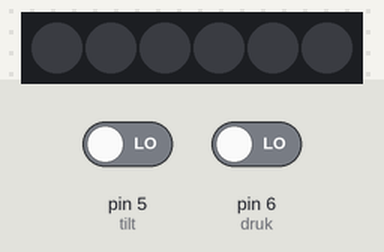
Bench run of a sketch on a simulated Arduino Uno, built with avr-gcc and run on an emulated ATmega328P. On the bench: 6 RGB LEDs in strip order, left to right. Inputs (shaded band) come from the test bench; at power-on: pin 5 (tilt) LOW, pin 6 (druk) LOW. Dim RGB values are drawn brighter than linear.

Above: at 1.2 s.
1.3 s: pin 5 (tilt) driven HIGH
At 1.35 s:
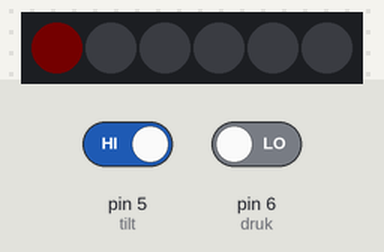
At 3.1 s:
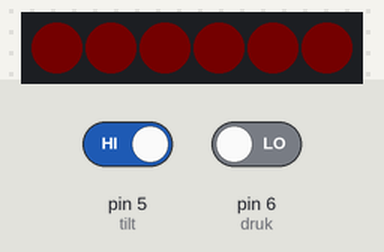
Timing chart, 0 to 9.2 s (numbered marks = the images above; inputs shaded):
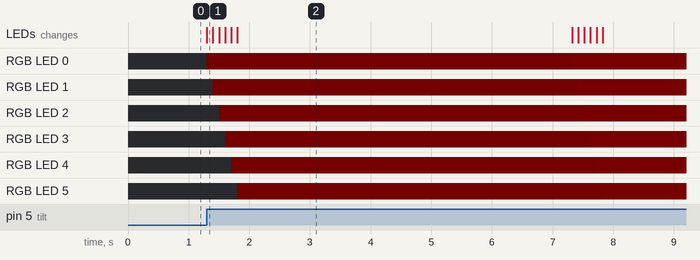

The sketch:

watch.ino
```cpp
#include <Adafruit_NeoPixel.h>
#include <avr/power.h>

#define NUMPIXELS1        6
Adafruit_NeoPixel pixels1 = Adafruit_NeoPixel(NUMPIXELS1, PIN1, NEO_GRB + NEO_KHZ800);

#define PIN1              7
#define druk              6
# define tilt             5

int stand = 0;
uint8_t r = 0;
int g = 0;

boolean status_energy =   1;

void setup() {
  Serial.begin(38400);
  pinMode(tilt, INPUT);
  pinMode(druk, INPUT);
    pixels1.begin(); // This initializes the NeoPixel library.
}

void loop() {

  if ((digitalRead (druk) == HIGH)) { // reset to counting mode with light off , ready to excercise
    status_energy = 1;
    r = 0;
  }

  if (status_energy == 1) {
    if ((digitalRead (tilt) == HIGH)) {
      r++;
      g = 0, 56 * r;
      for (int i = 0; i < 60; i++) {
        pixels1.setPixelColor(i, r, g , 0);  // light orange light when excercising
        pixels1.show();
        if (r == 255) {
          status_energy = 0;
        }
        delay(100);
      }
    }
  }
  else {
    for (int i = 0; i < 60; i++) {   // light with max values
      pixels1.setPixelColor(i, r, g , 0);
      pixels1.show();
    }
  }
}
```

Measured:
- after the input at 1.3 s, RGB LED 0: off → RGB(1, 0, 0) at once, → RGB(2, 0, 0) 6.0 s later; RGB LED 1: off → RGB(1, 0, 0) after 0.10 s, → RGB(2, 0, 0) 6.0 s later
